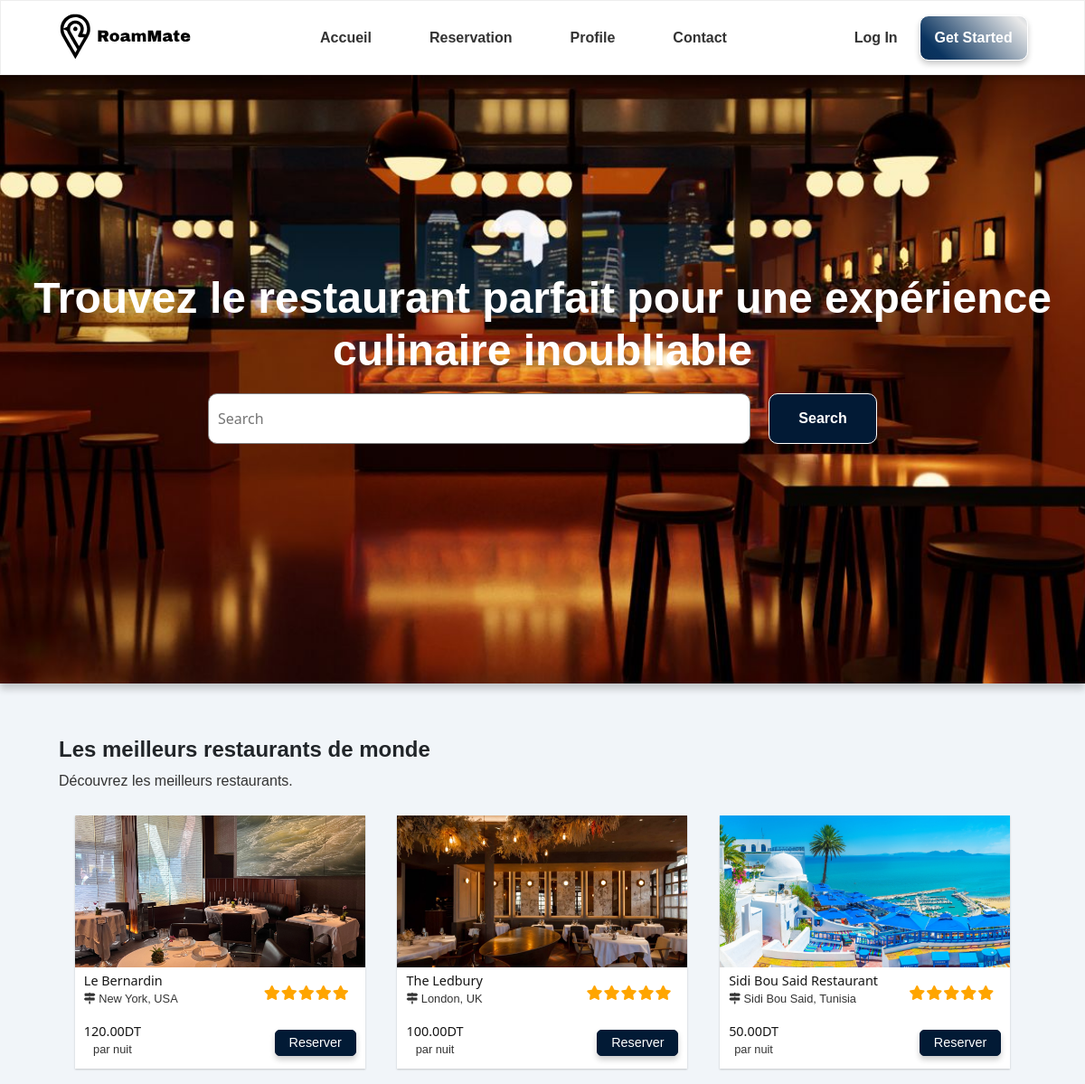
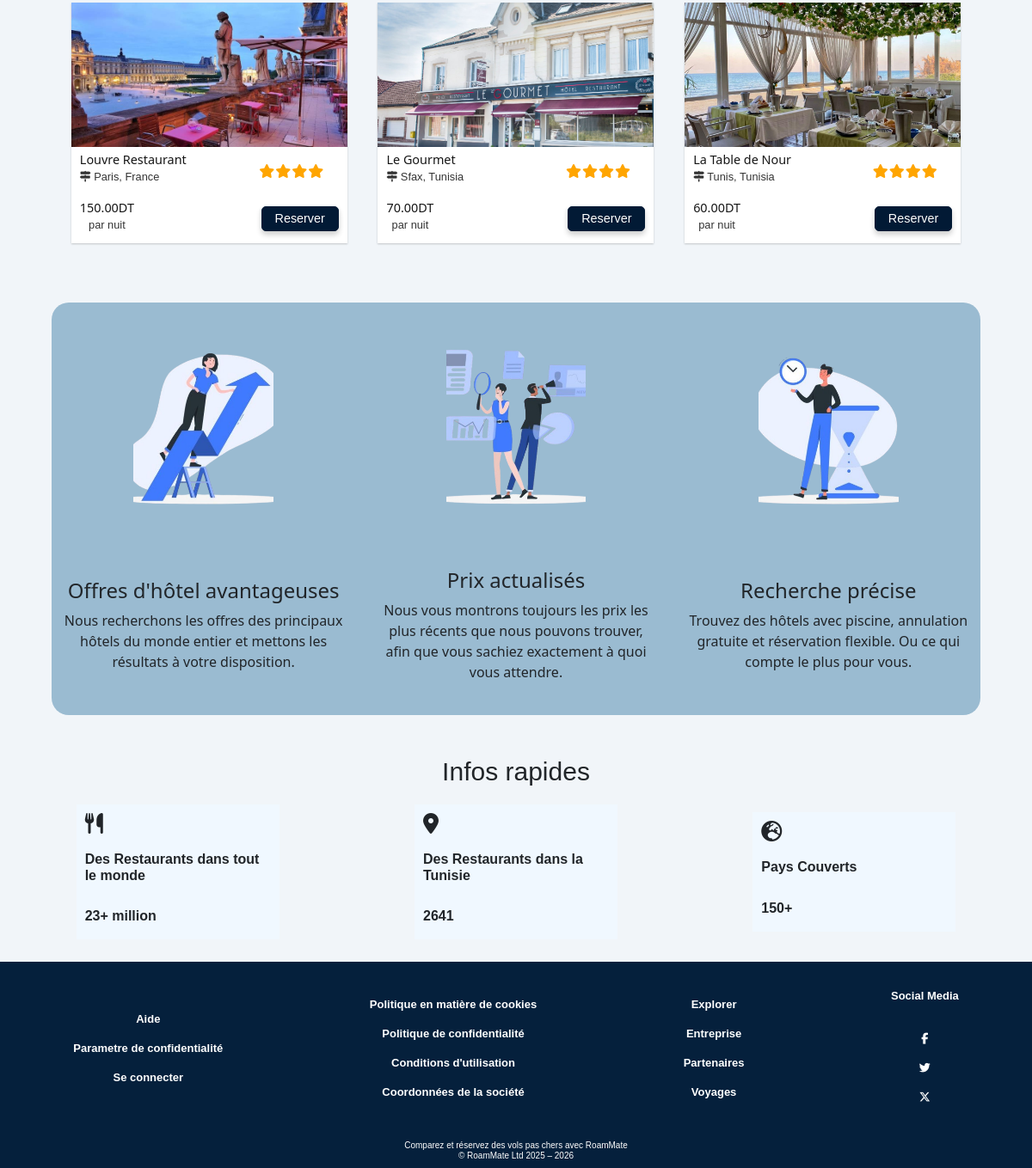
The app's page /pages/Restaurants.php with its own data (2 pictures, top to bottom).
### tables this page shows
CREATE TABLE `establishments` (
  `id_establishment` int(11) NOT NULL,
  `name` varchar(100) NOT NULL,
  `location` varchar(100) DEFAULT NULL,
  `type` enum('hotel','restaurant','workspace') NOT NULL,
  `price` decimal(10,2) DEFAULT NULL,
  `photo` varchar(255) DEFAULT NULL,
  `stars` int(11) DEFAULT NULL CHECK (`stars` >= 0 and `stars` <= 5),
  `description` text DEFAULT NULL
);

### pages/Restaurants.php (the view, shortened to what this page needs)
<!DOCTYPE html>
<html lang="en">
<head>
  <link href="https://cdn.jsdelivr.net/npm/bootstrap@5.3.3/dist/css/bootstrap.min.css" rel="stylesheet">
  <link rel="stylesheet" href="../styles/style2.css">
  <link rel="stylesheet" href="../styles/responsive.css">
  <link rel="stylesheet" href="../styles/reservation_form.css">
</head>
<body>
  <?php
    include("components/header.php");
    require_once("../config/database.php");
  ?>
  <div class="search" id="restaurants">
    <h1>Trouvez le restaurant parfait pour une expérience culinaire inoubliable</h1>
    <div class="search-container">
      <form action="results.php" method="GET">
        <input type="search" placeholder="Search" name="query" required>
        <button id="search" type="submit">Search</button>
      </form>
    </div>
  </div>
  <div class="articles-container">
    <div class="sub-recommendations">
      <h4>Les meilleurs restaurants de monde</h4>
      <p>Découvrez les meilleurs restaurants.</p>
      <div class="recomm-options">
        <?php
          $req = "SELECT * FROM establishments WHERE type = 'restaurant' ORDER BY stars desc, price desc LIMIT 6";
          $res = $cnx->query($req);
          if($res->rowCount() > 0){
            foreach($res as $row){
        ?>
        <div class="article1" id="art">
          <div class="photo-cont">
            <img src="../pictures/est/<?php echo htmlspecialchars($row['photo']);?> " alt="" loading="lazy">
          </div>
          <div class="article-info">
            <div class="name">
              <h5><?php echo htmlspecialchars($row['name']) ?></h5>
              <p><i class="fa-solid fa-signs-post"></i> <?php echo htmlspecialchars($row['location']) ?> </p>
            </div>
            <div class="rating">
              <?php
                for ($i = 0; $i < $row['stars']; $i++) {
                  echo '<i class="fa-solid fa-star"></i>';
                }
              ?>
            </div>
          </div>
          <div class="article-info">
            <div class="price"><h5><?php echo htmlspecialchars($row['price']) ?>DT</h5><p>par nuit</p></div>
            <button data-bs-toggle="modal" data-bs-target="#<?php echo $row['id_establishment']; ?>">Reserver</button>
          </div>
        </div>
        <?php
        }
          }
          else{
            echo "<h1>No articles available ...</h1>";
          }
        ?>
      </div>
    </div>
  </div>
    <div class="panel-container">
      <div class="panels">
        <div class="panel1">
          <div class="photo-container">
            <img src="../pictures/offres.png" alt="" loading="lazy">
          </div>
          <div class="panel-content">
            <h4>Offres d'hôtel avantageuses</h4>
            <p>Nous recherchons les offres des principaux hôtels du monde entier et mettons les résultats à votre disposition.</p>
          </div>
        </div>
        <div class="panel1">
          <div class="photo-container">
            <img src="../pictures/prix.png" alt="" loading="lazy">
          </div>
          <div class="panel-content">
            <h4>Prix actualisés</h4>
            <p>Nous vous montrons toujours les prix les plus récents que nous pouvons trouver, afin que vous sachiez exactement à quoi vous attendre.</p>
          </div>
        </div>
        <div class="panel1">
          <div class="photo-container">
            <img src="../pictures/temp.png" alt="" loading="lazy">
          </div>
          <div class="panel-content">
            <h4>Recherche précise</h4>
            <p>Trouvez des hôtels avec piscine, annulation gratuite et réservation flexible. Ou ce qui compte le plus pour vous.</p>
          </div>
        </div>
      </div>
    </div>
  <div class="infos-rapide">
    <center><h5>Infos rapides</h5></center>
    <div class="infos-container">
      <div class="infos">
        <i class="fa-solid fa-utensils"></i>
        <h6>Des Restaurants dans tout le monde</h6>
        <h6>23+ million</h6>
      </div>
      <div class="infos">
        <i class="fa-solid fa-location-dot"></i>
        <h6>Des Restaurants dans la Tunisie</h6>
        <h6>2641</h6>
      </div>
      <div class="infos">
        <i class="fa-solid fa-earth-europe"></i>
        <h6>Pays Couverts</h6>
        <h6>150+</h6>
      </div>
    </div>
  </div>
</body>
</html>

### pages/components/header.php (shortened to what this page needs)
<header>
    <div class="logo">
      <a href="Accueil.php"><img src="../pictures/logo.svg" width="150px" height="65px" loading="lazy"></a>
    </div>
    <div class="nav">
      <li><a href="Accueil.php" class="nav-link">Accueil</a></li>
      <li class="appear">
        <a href="#recommendations" class="nav-link">Reservation</a>
      </li>
      <li><a href="profile.php" class="nav-link">Profile</a></li>
      <li><a href="contact.php" class="nav-link">Contact</a></li>
    </div>
    <?php
    if(!isset($_SESSION["user_id"])){
      echo'
        <div class="connection">
          <li><a href="login.php">Log In</a></li>
          <button id="getstarted">Get Started</button>
        </div>
      ';
    }
    ?>
  </header>

### styles/reservation_form.css (style rules this page uses)
h1 { font-family: Arial, Helvetica, sans-serif; font-size: 1.5rem; font-weight: 600; color: #05203c; }

### records on screen
establishments: photo (picture), name "Le Bernardin", location "New York, USA", stars 5 (drawn), price "120.00"
establishments: photo (picture), name "The Ledbury", location "London, UK", stars 5 (drawn), price "100.00"
establishments: photo (picture), name "Sidi Bou Said Restaurant", location "Sidi Bou Said, Tunisia", stars 5 (drawn), price "50.00"
establishments: photo (picture), name "Louvre Restaurant", location "Paris, France", stars 4 (drawn), price "150.00"
establishments: photo (picture), name "Le Gourmet", location "Sfax, Tunisia", stars 4 (drawn), price "70.00"
establishments: photo (picture), name "La Table de Nour", location "Tunis, Tunisia", stars 4 (drawn), price "60.00"
